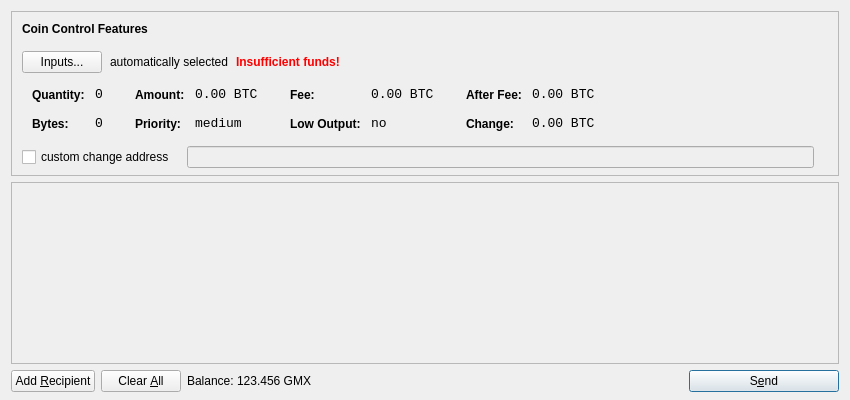
<?xml version="1.0" encoding="UTF-8"?>
<ui version="4.0">
 <class>SendCoinsDialog</class>
 <widget class="QDialog" name="SendCoinsDialog">
  <property name="geometry">
   <rect>
    <x>0</x>
    <y>0</y>
    <width>850</width>
    <height>400</height>
   </rect>
  </property>
  <property name="windowTitle">
   <string>Send Coins</string>
  </property>
  <layout class="QVBoxLayout" name="verticalLayout" stretch="0,1,0">
   <property name="bottomMargin">
    <number>8</number>
   </property>
   <item>
    <widget class="QFrame" name="frameCoinControl">
     <property name="sizePolicy">
      <sizepolicy hsizetype="Expanding" vsizetype="Expanding">
       <horstretch>0</horstretch>
       <verstretch>0</verstretch>
      </sizepolicy>
     </property>
     <property name="maximumSize">
      <size>
       <width>16777215</width>
       <height>16777215</height>
      </size>
     </property>
     <property name="frameShape">
      <enum>QFrame::StyledPanel</enum>
     </property>
     <property name="frameShadow">
      <enum>QFrame::Sunken</enum>
     </property>
     <layout class="QVBoxLayout" name="verticalLayoutCoinControl2">
      <property name="spacing">
       <number>-1</number>
      </property>
      <property name="leftMargin">
       <number>0</number>
      </property>
      <property name="topMargin">
       <number>0</number>
      </property>
      <property name="rightMargin">
       <number>0</number>
      </property>
      <property name="bottomMargin">
       <number>6</number>
      </property>
      <item>
       <layout class="QVBoxLayout" name="verticalLayoutCoinControl" stretch="0,0,0,0,1">
        <property name="spacing">
         <number>0</number>
        </property>
        <property name="leftMargin">
         <number>10</number>
        </property>
        <property name="topMargin">
         <number>10</number>
        </property>
        <item>
         <layout class="QHBoxLayout" name="horizontalLayoutCoinControl1">
          <property name="bottomMargin">
           <number>15</number>
          </property>
          <item>
           <widget class="QLabel" name="labelCoinControlFeatures">
            <property name="sizePolicy">
             <sizepolicy hsizetype="Preferred" vsizetype="Maximum">
              <horstretch>0</horstretch>
              <verstretch>0</verstretch>
             </sizepolicy>
            </property>
            <property name="font">
             <font>
              <weight>75</weight>
              <bold>true</bold>
             </font>
            </property>
            <property name="styleSheet">
             <string notr="true">font-weight:bold;</string>
            </property>
            <property name="text">
             <string>Coin Control Features</string>
            </property>
           </widget>
          </item>
         </layout>
        </item>
        <item>
         <layout class="QHBoxLayout" name="horizontalLayoutCoinControl2" stretch="0,0,0,0">
          <property name="spacing">
           <number>8</number>
          </property>
          <property name="bottomMargin">
           <number>10</number>
          </property>
          <item>
           <widget class="QPushButton" name="pushButtonCoinControl">
            <property name="styleSheet">
             <string notr="true"/>
            </property>
            <property name="text">
             <string>Inputs...</string>
            </property>
           </widget>
          </item>
          <item>
           <widget class="QLabel" name="labelCoinControlAutomaticallySelected">
            <property name="text">
             <string>automatically selected</string>
            </property>
            <property name="margin">
             <number>5</number>
            </property>
           </widget>
          </item>
          <item>
           <widget class="QLabel" name="labelCoinControlInsuffFunds">
            <property name="font">
             <font>
              <weight>75</weight>
              <bold>true</bold>
             </font>
            </property>
            <property name="styleSheet">
             <string notr="true">color:red;font-weight:bold;</string>
            </property>
            <property name="text">
             <string>Insufficient funds!</string>
            </property>
            <property name="margin">
             <number>5</number>
            </property>
           </widget>
          </item>
          <item>
           <spacer name="horizontalSpacerCoinControl">
            <property name="orientation">
             <enum>Qt::Horizontal</enum>
            </property>
            <property name="sizeHint" stdset="0">
             <size>
              <width>40</width>
              <height>1</height>
             </size>
            </property>
           </spacer>
          </item>
         </layout>
        </item>
        <item>
         <widget class="QWidget" name="widgetCoinControl" native="true">
          <property name="sizePolicy">
           <sizepolicy hsizetype="Preferred" vsizetype="Preferred">
            <horstretch>0</horstretch>
            <verstretch>0</verstretch>
           </sizepolicy>
          </property>
          <property name="minimumSize">
           <size>
            <width>0</width>
            <height>0</height>
           </size>
          </property>
          <property name="styleSheet">
           <string notr="true"/>
          </property>
          <layout class="QHBoxLayout" name="horizontalLayoutCoinControl5">
           <property name="margin">
            <number>0</number>
           </property>
           <item>
            <layout class="QHBoxLayout" name="horizontalLayoutCoinControl3" stretch="0,0,0,1">
             <property name="spacing">
              <number>20</number>
             </property>
             <property name="topMargin">
              <number>0</number>
             </property>
             <property name="bottomMargin">
              <number>10</number>
             </property>
             <item>
              <layout class="QFormLayout" name="formLayoutCoinControl1">
               <property name="horizontalSpacing">
                <number>10</number>
               </property>
               <property name="verticalSpacing">
                <number>14</number>
               </property>
               <property name="leftMargin">
                <number>10</number>
               </property>
               <property name="topMargin">
                <number>4</number>
               </property>
               <property name="rightMargin">
                <number>6</number>
               </property>
               <item row="0" column="0">
                <widget class="QLabel" name="labelCoinControlQuantityText">
                 <property name="styleSheet">
                  <string notr="true">font-weight:bold;</string>
                 </property>
                 <property name="text">
                  <string>Quantity:</string>
                 </property>
                 <property name="margin">
                  <number>0</number>
                 </property>
                </widget>
               </item>
               <item row="0" column="1">
                <widget class="QLabel" name="labelCoinControlQuantity">
                 <property name="font">
                  <font>
                   <family>Monospace</family>
                   <pointsize>10</pointsize>
                  </font>
                 </property>
                 <property name="cursor">
                  <cursorShape>IBeamCursor</cursorShape>
                 </property>
                 <property name="contextMenuPolicy">
                  <enum>Qt::ActionsContextMenu</enum>
                 </property>
                 <property name="text">
                  <string notr="true">0</string>
                 </property>
                 <property name="margin">
                  <number>0</number>
                 </property>
                 <property name="textInteractionFlags">
                  <set>Qt::LinksAccessibleByMouse|Qt::TextSelectableByKeyboard|Qt::TextSelectableByMouse</set>
                 </property>
                </widget>
               </item>
               <item row="1" column="0">
                <widget class="QLabel" name="labelCoinControlBytesText">
                 <property name="styleSheet">
                  <string notr="true">font-weight:bold;</string>
                 </property>
                 <property name="text">
                  <string>Bytes:</string>
                 </property>
                </widget>
               </item>
               <item row="1" column="1">
                <widget class="QLabel" name="labelCoinControlBytes">
                 <property name="font">
                  <font>
                   <family>Monospace</family>
                   <pointsize>10</pointsize>
                  </font>
                 </property>
                 <property name="cursor">
                  <cursorShape>IBeamCursor</cursorShape>
                 </property>
                 <property name="contextMenuPolicy">
                  <enum>Qt::ActionsContextMenu</enum>
                 </property>
                 <property name="text">
                  <string notr="true">0</string>
                 </property>
                 <property name="textInteractionFlags">
                  <set>Qt::LinksAccessibleByMouse|Qt::TextSelectableByKeyboard|Qt::TextSelectableByMouse</set>
                 </property>
                </widget>
               </item>
              </layout>
             </item>
             <item>
              <layout class="QFormLayout" name="formLayoutCoinControl2">
               <property name="horizontalSpacing">
                <number>10</number>
               </property>
               <property name="verticalSpacing">
                <number>14</number>
               </property>
               <property name="leftMargin">
                <number>6</number>
               </property>
               <property name="topMargin">
                <number>4</number>
               </property>
               <property name="rightMargin">
                <number>6</number>
               </property>
               <item row="0" column="0">
                <widget class="QLabel" name="labelCoinControlAmountText">
                 <property name="styleSheet">
                  <string notr="true">font-weight:bold;</string>
                 </property>
                 <property name="text">
                  <string>Amount:</string>
                 </property>
                 <property name="margin">
                  <number>0</number>
                 </property>
                </widget>
               </item>
               <item row="0" column="1">
                <widget class="QLabel" name="labelCoinControlAmount">
                 <property name="font">
                  <font>
                   <family>Monospace</family>
                   <pointsize>10</pointsize>
                  </font>
                 </property>
                 <property name="cursor">
                  <cursorShape>IBeamCursor</cursorShape>
                 </property>
                 <property name="contextMenuPolicy">
                  <enum>Qt::ActionsContextMenu</enum>
                 </property>
                 <property name="text">
                  <string notr="true">0.00 BTC</string>
                 </property>
                 <property name="textInteractionFlags">
                  <set>Qt::LinksAccessibleByMouse|Qt::TextSelectableByKeyboard|Qt::TextSelectableByMouse</set>
                 </property>
                </widget>
               </item>
               <item row="1" column="0">
                <widget class="QLabel" name="labelCoinControlPriorityText">
                 <property name="styleSheet">
                  <string notr="true">font-weight:bold;</string>
                 </property>
                 <property name="text">
                  <string>Priority:</string>
                 </property>
                </widget>
               </item>
               <item row="1" column="1">
                <widget class="QLabel" name="labelCoinControlPriority">
                 <property name="font">
                  <font>
                   <family>Monospace</family>
                   <pointsize>10</pointsize>
                  </font>
                 </property>
                 <property name="cursor">
                  <cursorShape>IBeamCursor</cursorShape>
                 </property>
                 <property name="contextMenuPolicy">
                  <enum>Qt::ActionsContextMenu</enum>
                 </property>
                 <property name="text">
                  <string>medium</string>
                 </property>
                 <property name="textInteractionFlags">
                  <set>Qt::LinksAccessibleByMouse|Qt::TextSelectableByKeyboard|Qt::TextSelectableByMouse</set>
                 </property>
                </widget>
               </item>
              </layout>
             </item>
             <item>
              <layout class="QFormLayout" name="formLayoutCoinControl3">
               <property name="horizontalSpacing">
                <number>10</number>
               </property>
               <property name="verticalSpacing">
                <number>14</number>
               </property>
               <property name="leftMargin">
                <number>6</number>
               </property>
               <property name="topMargin">
                <number>4</number>
               </property>
               <property name="rightMargin">
                <number>6</number>
               </property>
               <item row="0" column="0">
                <widget class="QLabel" name="labelCoinControlFeeText">
                 <property name="styleSheet">
                  <string notr="true">font-weight:bold;</string>
                 </property>
                 <property name="text">
                  <string>Fee:</string>
                 </property>
                 <property name="margin">
                  <number>0</number>
                 </property>
                </widget>
               </item>
               <item row="0" column="1">
                <widget class="QLabel" name="labelCoinControlFee">
                 <property name="font">
                  <font>
                   <family>Monospace</family>
                   <pointsize>10</pointsize>
                  </font>
                 </property>
                 <property name="cursor">
                  <cursorShape>IBeamCursor</cursorShape>
                 </property>
                 <property name="contextMenuPolicy">
                  <enum>Qt::ActionsContextMenu</enum>
                 </property>
                 <property name="text">
                  <string notr="true">0.00 BTC</string>
                 </property>
                 <property name="textInteractionFlags">
                  <set>Qt::LinksAccessibleByMouse|Qt::TextSelectableByKeyboard|Qt::TextSelectableByMouse</set>
                 </property>
                </widget>
               </item>
               <item row="1" column="0">
                <widget class="QLabel" name="labelCoinControlLowOutputText">
                 <property name="styleSheet">
                  <string notr="true">font-weight:bold;</string>
                 </property>
                 <property name="text">
                  <string>Low Output:</string>
                 </property>
                </widget>
               </item>
               <item row="1" column="1">
                <widget class="QLabel" name="labelCoinControlLowOutput">
                 <property name="font">
                  <font>
                   <family>Monospace</family>
                   <pointsize>10</pointsize>
                  </font>
                 </property>
                 <property name="cursor">
                  <cursorShape>IBeamCursor</cursorShape>
                 </property>
                 <property name="contextMenuPolicy">
                  <enum>Qt::ActionsContextMenu</enum>
                 </property>
                 <property name="text">
                  <string>no</string>
                 </property>
                 <property name="textInteractionFlags">
                  <set>Qt::LinksAccessibleByMouse|Qt::TextSelectableByKeyboard|Qt::TextSelectableByMouse</set>
                 </property>
                </widget>
               </item>
              </layout>
             </item>
             <item>
              <layout class="QFormLayout" name="formLayoutCoinControl4">
               <property name="horizontalSpacing">
                <number>10</number>
               </property>
               <property name="verticalSpacing">
                <number>14</number>
               </property>
               <property name="leftMargin">
                <number>6</number>
               </property>
               <property name="topMargin">
                <number>4</number>
               </property>
               <property name="rightMargin">
                <number>6</number>
               </property>
               <item row="0" column="0">
                <widget class="QLabel" name="labelCoinControlAfterFeeText">
                 <property name="styleSheet">
                  <string notr="true">font-weight:bold;</string>
                 </property>
                 <property name="text">
                  <string>After Fee:</string>
                 </property>
                 <property name="margin">
                  <number>0</number>
                 </property>
                </widget>
               </item>
               <item row="0" column="1">
                <widget class="QLabel" name="labelCoinControlAfterFee">
                 <property name="font">
                  <font>
                   <family>Monospace</family>
                   <pointsize>10</pointsize>
                  </font>
                 </property>
                 <property name="cursor">
                  <cursorShape>IBeamCursor</cursorShape>
                 </property>
                 <property name="contextMenuPolicy">
                  <enum>Qt::ActionsContextMenu</enum>
                 </property>
                 <property name="text">
                  <string notr="true">0.00 BTC</string>
                 </property>
                 <property name="textInteractionFlags">
                  <set>Qt::LinksAccessibleByMouse|Qt::TextSelectableByKeyboard|Qt::TextSelectableByMouse</set>
                 </property>
                </widget>
               </item>
               <item row="1" column="0">
                <widget class="QLabel" name="labelCoinControlChangeText">
                 <property name="styleSheet">
                  <string notr="true">font-weight:bold;</string>
                 </property>
                 <property name="text">
                  <string>Change:</string>
                 </property>
                </widget>
               </item>
               <item row="1" column="1">
                <widget class="QLabel" name="labelCoinControlChange">
                 <property name="font">
                  <font>
                   <family>Monospace</family>
                   <pointsize>10</pointsize>
                  </font>
                 </property>
                 <property name="cursor">
                  <cursorShape>IBeamCursor</cursorShape>
                 </property>
                 <property name="contextMenuPolicy">
                  <enum>Qt::ActionsContextMenu</enum>
                 </property>
                 <property name="text">
                  <string notr="true">0.00 BTC</string>
                 </property>
                 <property name="textInteractionFlags">
                  <set>Qt::LinksAccessibleByMouse|Qt::TextSelectableByKeyboard|Qt::TextSelectableByMouse</set>
                 </property>
                </widget>
               </item>
              </layout>
             </item>
            </layout>
           </item>
          </layout>
         </widget>
        </item>
        <item>
         <layout class="QHBoxLayout" name="horizontalLayoutCoinControl4" stretch="0,0,0">
          <property name="spacing">
           <number>12</number>
          </property>
          <property name="sizeConstraint">
           <enum>QLayout::SetDefaultConstraint</enum>
          </property>
          <property name="topMargin">
           <number>5</number>
          </property>
          <property name="rightMargin">
           <number>5</number>
          </property>
          <item>
           <widget class="QCheckBox" name="checkBoxCoinControlChange">
            <property name="text">
             <string>custom change address</string>
            </property>
           </widget>
          </item>
          <item>
           <widget class="QLineEdit" name="lineEditCoinControlChange">
            <property name="enabled">
             <bool>false</bool>
            </property>
            <property name="sizePolicy">
             <sizepolicy hsizetype="Expanding" vsizetype="Fixed">
              <horstretch>0</horstretch>
              <verstretch>0</verstretch>
             </sizepolicy>
            </property>
           </widget>
          </item>
          <item>
           <widget class="QLabel" name="labelCoinControlChangeLabel">
            <property name="sizePolicy">
             <sizepolicy hsizetype="Preferred" vsizetype="Expanding">
              <horstretch>0</horstretch>
              <verstretch>0</verstretch>
             </sizepolicy>
            </property>
            <property name="minimumSize">
             <size>
              <width>0</width>
              <height>0</height>
             </size>
            </property>
            <property name="text">
             <string/>
            </property>
            <property name="margin">
             <number>3</number>
            </property>
           </widget>
          </item>
         </layout>
        </item>
        <item>
         <spacer name="verticalSpacerCoinControl">
          <property name="orientation">
           <enum>Qt::Vertical</enum>
          </property>
          <property name="sizeHint" stdset="0">
           <size>
            <width>800</width>
            <height>1</height>
           </size>
          </property>
         </spacer>
        </item>
       </layout>
      </item>
     </layout>
    </widget>
   </item>
   <item>
    <widget class="QScrollArea" name="scrollArea">
     <property name="widgetResizable">
      <bool>true</bool>
     </property>
     <widget class="QWidget" name="scrollAreaWidgetContents">
      <property name="geometry">
       <rect>
        <x>0</x>
        <y>0</y>
        <width>830</width>
        <height>165</height>
       </rect>
      </property>
      <layout class="QVBoxLayout" name="verticalLayout_2">
       <property name="margin">
        <number>0</number>
       </property>
       <item>
        <layout class="QVBoxLayout" name="entries">
         <property name="spacing">
          <number>6</number>
         </property>
        </layout>
       </item>
       <item>
        <spacer name="verticalSpacer">
         <property name="orientation">
          <enum>Qt::Vertical</enum>
         </property>
         <property name="sizeHint" stdset="0">
          <size>
           <width>20</width>
           <height>40</height>
          </size>
         </property>
        </spacer>
       </item>
      </layout>
     </widget>
    </widget>
   </item>
   <item>
    <layout class="QHBoxLayout" name="horizontalLayout">
     <item>
      <widget class="QPushButton" name="addButton">
       <property name="toolTip">
        <string>Send to multiple recipients at once</string>
       </property>
       <property name="text">
        <string>Add &amp;Recipient</string>
       </property>
       <property name="icon">
        <iconset resource="../bitcoin.qrc">
         <normaloff>:/icons/add</normaloff>:/icons/add</iconset>
       </property>
       <property name="autoDefault">
        <bool>false</bool>
       </property>
      </widget>
     </item>
     <item>
      <widget class="QPushButton" name="clearButton">
       <property name="sizePolicy">
        <sizepolicy hsizetype="Minimum" vsizetype="Fixed">
         <horstretch>0</horstretch>
         <verstretch>0</verstretch>
        </sizepolicy>
       </property>
       <property name="toolTip">
        <string>Remove all transaction fields</string>
       </property>
       <property name="text">
        <string>Clear &amp;All</string>
       </property>
       <property name="icon">
        <iconset resource="../bitcoin.qrc">
         <normaloff>:/icons/remove</normaloff>:/icons/remove</iconset>
       </property>
       <property name="autoRepeatDelay">
        <number>300</number>
       </property>
       <property name="autoDefault">
        <bool>false</bool>
       </property>
      </widget>
     </item>
     <item>
      <layout class="QHBoxLayout" name="horizontalLayout_2">
       <property name="spacing">
        <number>3</number>
       </property>
       <item>
        <widget class="QLabel" name="label">
         <property name="text">
          <string>Balance:</string>
         </property>
        </widget>
       </item>
       <item>
        <widget class="QLabel" name="labelBalance">
         <property name="cursor">
          <cursorShape>IBeamCursor</cursorShape>
         </property>
         <property name="text">
          <string>123.456 GMX</string>
         </property>
         <property name="textInteractionFlags">
          <set>Qt::LinksAccessibleByMouse|Qt::TextSelectableByKeyboard|Qt::TextSelectableByMouse</set>
         </property>
        </widget>
       </item>
      </layout>
     </item>
     <item>
      <spacer name="horizontalSpacer">
       <property name="orientation">
        <enum>Qt::Horizontal</enum>
       </property>
       <property name="sizeHint" stdset="0">
        <size>
         <width>40</width>
         <height>20</height>
        </size>
       </property>
      </spacer>
     </item>
     <item>
      <widget class="QPushButton" name="sendButton">
       <property name="minimumSize">
        <size>
         <width>150</width>
         <height>0</height>
        </size>
       </property>
       <property name="toolTip">
        <string>Confirm the send action</string>
       </property>
       <property name="text">
        <string>S&amp;end</string>
       </property>
       <property name="icon">
        <iconset resource="../bitcoin.qrc">
         <normaloff>:/icons/send</normaloff>:/icons/send</iconset>
       </property>
       <property name="default">
        <bool>true</bool>
       </property>
      </widget>
     </item>
    </layout>
   </item>
  </layout>
 </widget>
 <resources>
  <include location="../bitcoin.qrc"/>
 </resources>
 <connections/>
</ui>
